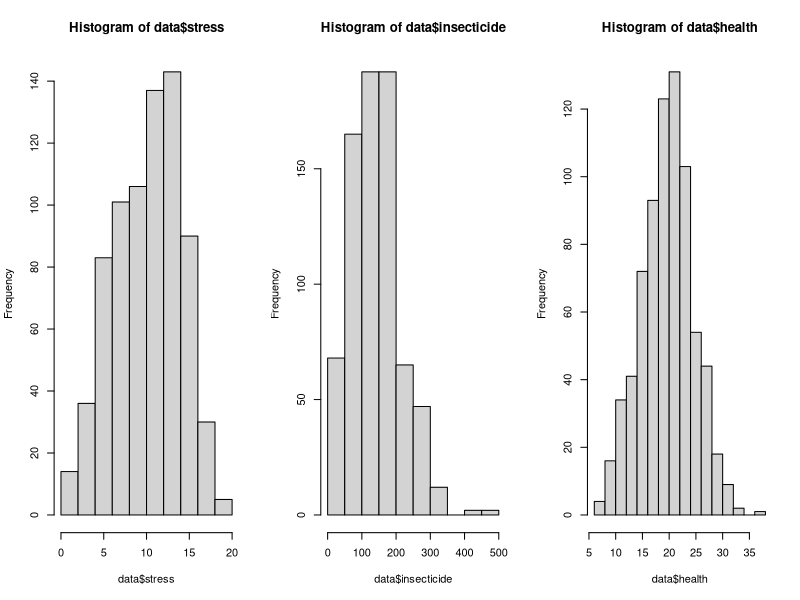
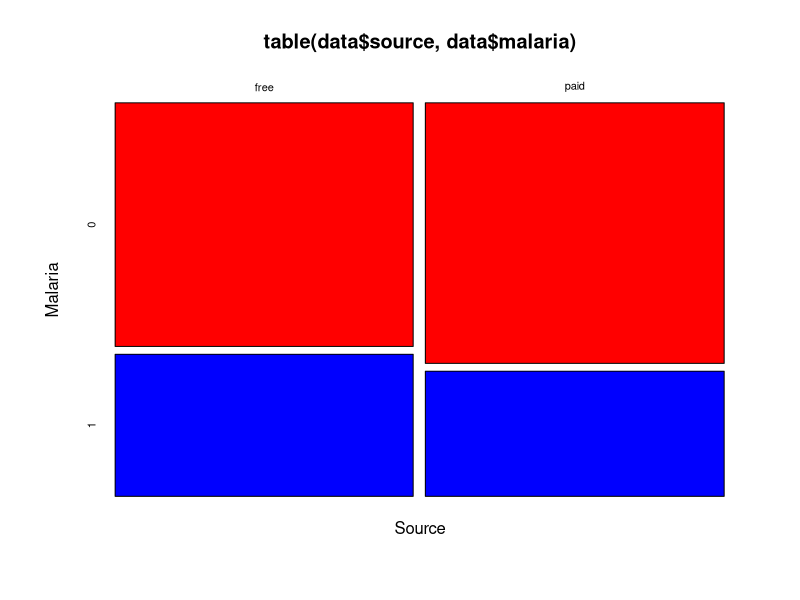
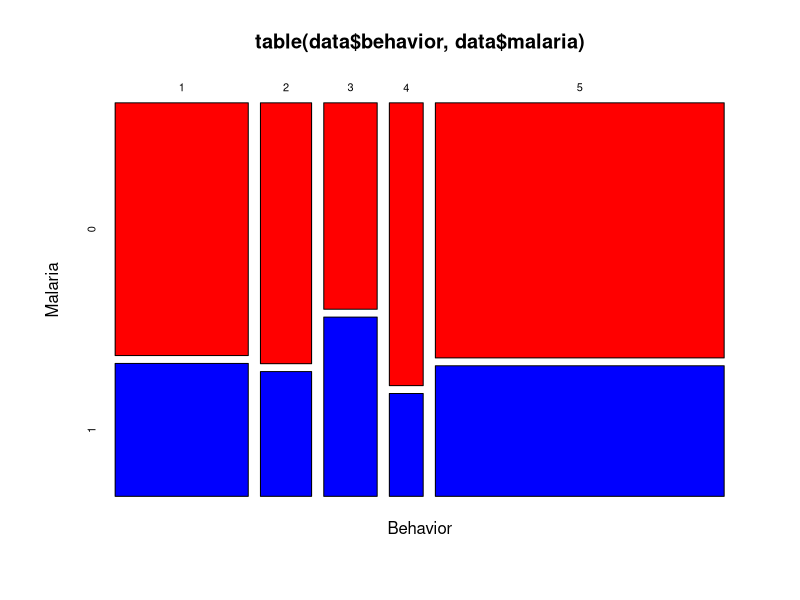
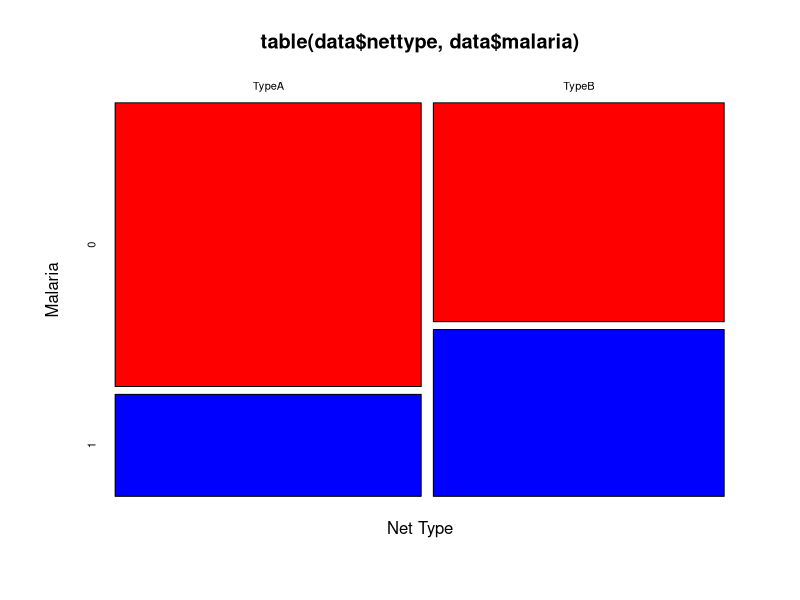
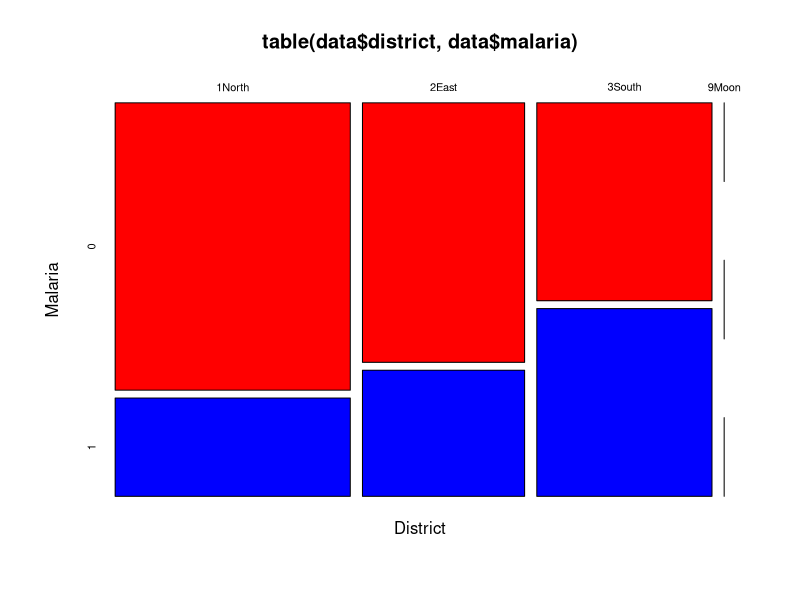
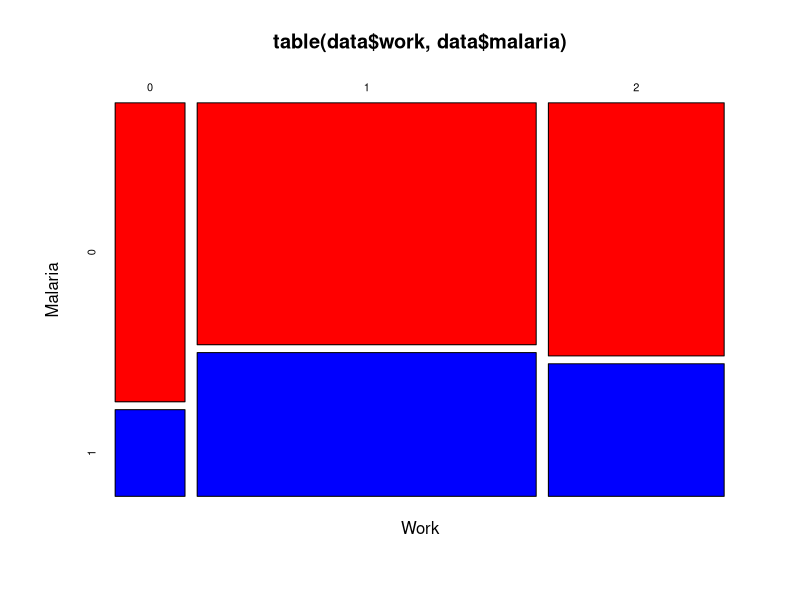

Write R code to recreate these figures, in order.
# import data
fdata = read.csv("malaria.csv")
head(fdata)

# remove Nid column
data = fdata[,-1]
head(data)

# check for null values
sum(is.na(data))

# change categorical variables using factor
data$source = factor(data$source)
data$behavior = factor(data$behavior)
data$nettype = factor(data$nettype)
data$district = factor(data$district)
data$work = factor(data$work)

# characteristics of subjects
table(data$source)
table(data$behavior)
table(data$nettype)
table(data$district)
table(data$work)

# remove outlier
data = data[(data$insecticide != 128765),]
data = data[(data$district != "9Moon"),]
data = data[(data$stress>0),]

# histograms
par(mfrow = c(1, 3))
hist(data$stress)
hist(data$insecticide)
hist(data$health)
par(mfrow = c(1, 1))

# plot of contingency table
mosaicplot(table(data$source, data$malaria),
           color = c("Red", "Blue"),
           xlab="Source",
           ylab="Malaria")

mosaicplot(table(data$behavior, data$malaria),
           color = c("Red", "Blue"),
           xlab="Behavior",
           ylab="Malaria")

mosaicplot(table(data$nettype, data$malaria),
           color = c("Red", "Blue"),
           xlab="Net Type",
           ylab="Malaria")

mosaicplot(table(data$district, data$malaria),
           color = c("Red", "Blue"),
           xlab="District",
           ylab="Malaria")

mosaicplot(table(data$work, data$malaria),
           color = c("Red", "Blue"),
           xlab="Work",
           ylab="Malaria")
